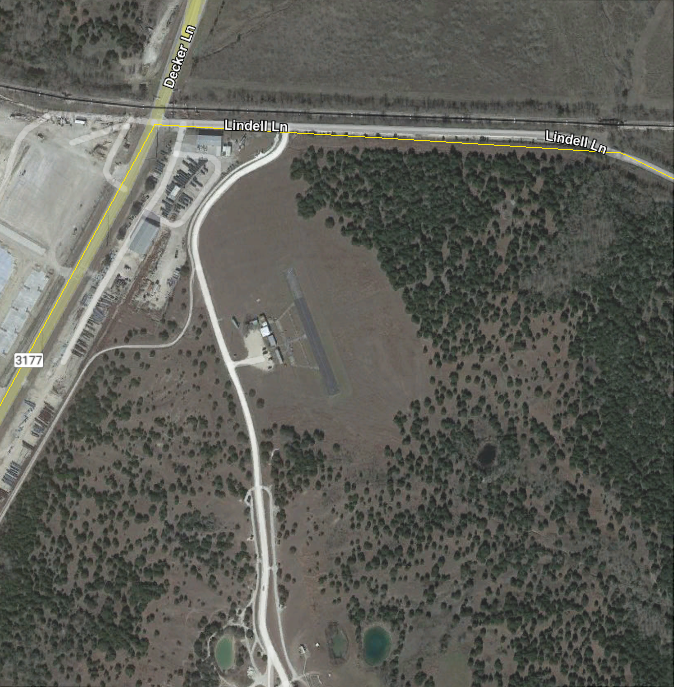
#> input picture map-earth.png, 674 x 687 px
$ python waypoints_test_old.py
#> lines starting #> are read from the running program, lines starting #| are printed output that depends on the picture
### airdrop_functions_old.py
import numpy as np
from payload_constants import *

# Functions
def convert_coords_to_vector(coord, coord_ref):
    """
    coord     : terminal point
    coord_ref : coordinates of origin
    """
    lat_0 = coord_ref[0]
    lon_0 = coord_ref[1]
    lat_1 = coord[0]
    lon_1 = coord[1]
    x = (lon_1 - lon_0)*R_EARTH*(PI/180)*np.cos(lat_0 * PI/180)
    y = (lat_1 - lat_0)*R_EARTH*PI/180
    return np.array([x,y])

def convert_vector_to_coords(xy, coord_ref):
    """
    xy        : x-y displacement in meters
    coord_ref : coordinates of origin
    """
    lat_0 = coord_ref[0]
    lon_0 = coord_ref[1]
    lat_1 = lat_0 + (xy[1]/R_EARTH)*(180 / PI)
    lon_1 = lon_0 + (xy[0]/R_EARTH)*(180 / PI) / np.cos(lat_0 * PI/180)
    return np.array([lat_1, lon_1])

# [8 lines left out: function determine_approach_direction, not called in this run]

def caclulate_CARP(v_wind):

    theta = np.arctan2(v_wind[1], v_wind[0])   # wind angle

    # State vector
    x = 0.           # initial location of the payload
    y = 0.           # initial location of the payload
    z = ALT          # release height in meter(200 feet)
    vx = -V_UAV*np.cos(theta)      # x component of the payload velocity
    vy = -V_UAV*np.sin(theta)      # y component of the payload velocity
    vz = 0.                        # z component of the payload velocity/ initially 0

    # Initial condition
    psi = np.array([x, y, z, vx, vy, vz])

    # Simulate Drop
    timestep = 0.01
    while psi[2] > 0:
        # Update wind estimate
        w = v_wind
        w = np.zeros(3)

        # Update airspeed v_r
        v_r = np.sqrt((psi[3]-w[0])**2 + (psi[4]-w[1])**2 + (psi[5]-w[2])**2)

        # Time derivate of state vector
        psi_dot = np.zeros(6)
        psi_dot[0] = psi[3]  # v_x
        psi_dot[1] = psi[4]  # v_y
        psi_dot[2] = psi[5]  # v_z
        psi_dot[3] = -1/(2*M)*C_D*A*RHO*v_r*(psi[3]-w[0])   # a_x
        psi_dot[4] = -1/(2*M)*C_D*A*RHO*v_r*(psi[4]-w[1])   # a_y
        psi_dot[5] = -G-1/(2*M)*C_D*A*RHO*v_r*(psi[5]-w[2]) # a_z

        # Increment one timestep
        psi += psi_dot*timestep

    # return CARP (displacement from target in xy)
    return np.array([-psi[0], -psi[1]])

# [39 lines left out: function caclulate_CARP_parallel, not called in this run]

def calc_loiter_circle_center(x_uav, x_carp, v_wind):
    e_wind = v_wind[0:2] / np.linalg.norm(v_wind[0:2])  # unit wind vector

    p = x_carp + e_wind*D_APPROACH            # final point in loiter
    e_ps = np.array([e_wind[1], -e_wind[0]])  # orthogonal to wind vector

    if np.cross(e_wind, e_ps) > 0:
        pass
    else:
        e_ps *= -1
    s = p + e_ps*R_LOITER    # Center of loiter circle

    # Check if UAV is near circle
    if np.linalg.norm(x_uav-s) <= 2*R_LOITER:
        p += D_APPROACH*e_wind
        s += D_APPROACH*e_wind

    return s, p

def calc_approach_waypoints(x_uav, s, p):

    theta = np.arctan2(s[1]-x_uav[1], s[0]-x_uav[0])           # angle to center of circle
    alpha = np.arcsin(R_LOITER/np.linalg.norm(x_uav-s))        # angle between center and tangent
    D = np.abs(np.linalg.norm(x_uav-s)*np.cos(alpha))          # Distance to tangent
    x_1 = x_uav + np.array([D*np.cos(theta+alpha),D*np.sin(theta+alpha)])   # tangent point 1
    x_2 = x_uav + np.array([D*np.cos(theta-alpha),D*np.sin(theta-alpha)])   # tangent point 2

    # Choose point to travel counter-clockwise
    if np.cross(x_1-s, x_1-x_uav) < 0:
        x_t = x_1
    else:
        x_t = x_2

    # Discrete points along circle
    beta_1 = np.arctan2(x_t[1]-s[1], x_t[0]-s[0]) % (-2*PI)
    beta_2 = np.arctan2(p[1]-s[1], p[0]-s[0]) % (-2*PI)

    if beta_2-beta_1 > 0:
        arc_angle = (beta_2-beta_1)%(-2*PI)
        npoints = int(np.ceil(abs(arc_angle)*PPR/(2*PI)))
        angles = np.linspace(0, arc_angle, npoints) + beta_1
    else:
        arc_angle = beta_2-beta_1
        npoints = int(np.ceil(abs(arc_angle)*PPR/(2*PI)))
        angles = np.linspace(0, arc_angle, npoints) + beta_1

    waypoints = np.zeros((npoints,2))
    waypoints[:,0] += (s[0] + R_LOITER*np.cos(angles))
    waypoints[:,1] += (s[1] + R_LOITER*np.sin(angles))

    return waypoints

### waypoints_test_old.py
import numpy as np
import matplotlib.pyplot as plt

import airdrop_functions_old as adp
from payload_constants import *

def test(target_coords, v_wind, uav_coords):
    # Origin of xy plane is target coords
    carp_xy = adp.caclulate_CARP(v_wind)
    carp_coords = adp.convert_vector_to_coords(carp_xy, target_coords)

    # Convert uav coords to xy vector
    uav_xy = adp.convert_coords_to_vector(uav_coords, target_coords)

    # Calculate waypoints
    loiter_center, approach_point = adp.calc_loiter_circle_center(uav_xy, carp_xy, v_wind)
    waypoints = adp.calc_approach_waypoints(uav_xy, loiter_center, approach_point)

    waypoint_coords = [adp.convert_vector_to_coords(wp, target_coords) for wp in waypoints]
    waypoint_coords.append(carp_coords)
    waypoint_coords = np.array(waypoint_coords)

    # Format waypoints
    """
    QGC WPL <VERSION>
    <INDEX> <CURRENT WP> <COORD FRAME> <COMMAND> <PARAM1> <PARAM2> <PARAM3> <PARAM4> <PARAM5/X/LATITUDE> <PARAM6/Y/LONGITUDE> <PARAM7/Z/ALTITUDE> <AUTOCONTINUE>
    """

    with open("payload.waypoints", "w+") as ofile:
        ofile.write('QGC WPL 110\n')
        alt_ft = ALT*3.28084
        # Home
        ofile.write('%d\t%d\t%d\t%d\t%d\t%d\t%d\t%d\t%f\t%f\t%f\t%d\n' % (0,1,0,16,0,0,0,0,uav_coords[0],uav_coords[1],alt_ft,1))
        for i, wp in enumerate(waypoint_coords):
            ofile.write('%d\t%d\t%d\t%d\t%d\t%d\t%d\t%d\t%f\t%f\t%f\t%d\n' % (i+1,1,0,16,0,0,0,0,wp[0],wp[1],alt_ft,1))

    # Plot on map
    EPS = 0.0001
    FONTSIZE = 10
    BBox = (-97.607450, -97.598568, 30.320005, 30.327821)
    map_img = plt.imread("map-earth.png")
#> map_img is the input picture: shape (687, 674, 4) float32; mean R, G, B, A 0.371, 0.373, 0.346, 1
    fig, ax = plt.subplots()

    ax.scatter(target_coords[1], target_coords[0], s=10, c='red')
    ax.text(target_coords[1]-10*EPS, target_coords[0], 'target', size=FONTSIZE, color='white')

    ax.scatter(uav_coords[1], uav_coords[0], s=10, c='gold')
    ax.text(uav_coords[1]-5*EPS, uav_coords[0]+EPS, 'UAV', size=FONTSIZE, color='white')

    ax.scatter(waypoint_coords[:,1], waypoint_coords[:,0], s=10, c='lime')

    # ax.text(waypoint_coords[-1,1], waypoint_coords[-1,0]+EPS, 'p', size=FONTSIZE)
    # ax.scatter(carp_coords[1], carp_coords[0], s=10)
    # ax.text(carp_coords[1], carp_coords[0]+EPS, 'CARP', size=FONTSIZE)

    wind_coords = [30.3254, -97.6]
    plt.quiver(wind_coords[1], wind_coords[0], v_wind[0], v_wind[1], scale_units='inches', scale=5, color='white')
    ax.text(wind_coords[1]-2*EPS, wind_coords[0]+2*EPS, 'Wind', size=FONTSIZE, color='white')

    ax.set_xlim(BBox[0],BBox[1])
    ax.set_ylim(BBox[2],BBox[3])

    ax.imshow(map_img, zorder=0, extent = BBox, aspect= 'equal')
    plt.show()
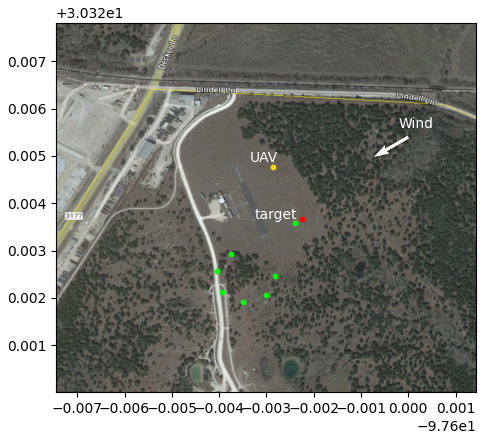
#> figure drawn by matplotlib, 1 panel

def main():
    target_coords = np.array([30.3236654,-97.6022494])
    windspeed = 2    # m/s
    wind_angle = -150 * PI/180
    v_wind = np.array([windspeed*np.cos(wind_angle), windspeed*np.sin(wind_angle)])
    uav_coords = np.array([30.3247721,-97.6028609])

    test(target_coords, v_wind, uav_coords)

if __name__=="__main__":
    main()
